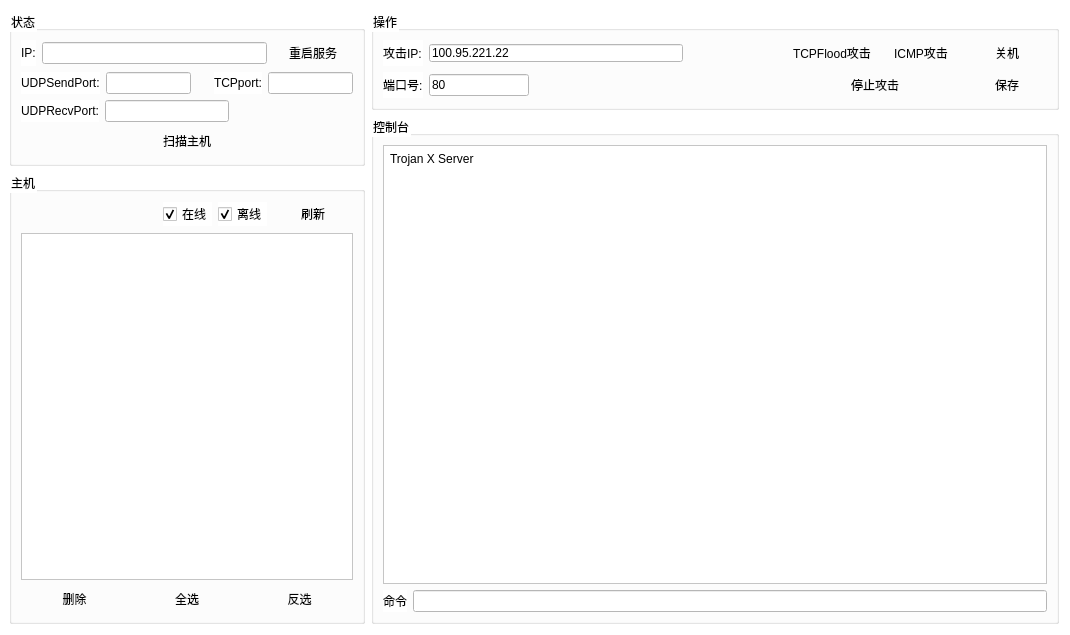
<?xml version="1.0" encoding="UTF-8"?>
<ui version="4.0">
 <class>Server</class>
 <widget class="QWidget" name="Server">
  <property name="geometry">
   <rect>
    <x>0</x>
    <y>0</y>
    <width>1070</width>
    <height>635</height>
   </rect>
  </property>
  <property name="windowTitle">
   <string>TrojanX Server_Gui</string>
  </property>
  <property name="styleSheet">
   <string notr="true">background-color:white;</string>
  </property>
  <layout class="QGridLayout" name="gridLayout_2" columnstretch="191,369">
   <property name="leftMargin">
    <number>9</number>
   </property>
   <item row="0" column="0">
    <layout class="QVBoxLayout" name="verticalLayout_2">
     <property name="spacing">
      <number>6</number>
     </property>
     <item>
      <widget class="QGroupBox" name="groupBox">
       <property name="title">
        <string>状态</string>
       </property>
       <layout class="QVBoxLayout" name="verticalLayout_4">
        <item>
         <layout class="QHBoxLayout" name="horizontalLayout_2">
          <item>
           <widget class="QLabel" name="label_4">
            <property name="text">
             <string>IP:</string>
            </property>
           </widget>
          </item>
          <item>
           <widget class="QLineEdit" name="ipInput"/>
          </item>
          <item>
           <widget class="QPushButton" name="pushButton">
            <property name="text">
             <string>重启服务</string>
            </property>
            <property name="default">
             <bool>true</bool>
            </property>
            <property name="flat">
             <bool>true</bool>
            </property>
           </widget>
          </item>
         </layout>
        </item>
        <item>
         <layout class="QHBoxLayout" name="horizontalLayout_6">
          <item>
           <widget class="QLabel" name="label_6">
            <property name="text">
             <string>UDPSendPort:</string>
            </property>
           </widget>
          </item>
          <item>
           <widget class="QLineEdit" name="usp"/>
          </item>
          <item>
           <spacer name="horizontalSpacer_3">
            <property name="orientation">
             <enum>Qt::Horizontal</enum>
            </property>
            <property name="sizeHint" stdset="0">
             <size>
              <width>40</width>
              <height>20</height>
             </size>
            </property>
           </spacer>
          </item>
          <item>
           <widget class="QLabel" name="label_7">
            <property name="text">
             <string>TCPport:</string>
            </property>
           </widget>
          </item>
          <item>
           <widget class="QLineEdit" name="tp"/>
          </item>
         </layout>
        </item>
        <item>
         <layout class="QHBoxLayout" name="horizontalLayout_7">
          <item>
           <widget class="QLabel" name="label_8">
            <property name="text">
             <string>UDPRecvPort:</string>
            </property>
           </widget>
          </item>
          <item>
           <widget class="QLineEdit" name="urp"/>
          </item>
          <item>
           <spacer name="horizontalSpacer_4">
            <property name="orientation">
             <enum>Qt::Horizontal</enum>
            </property>
            <property name="sizeHint" stdset="0">
             <size>
              <width>40</width>
              <height>20</height>
             </size>
            </property>
           </spacer>
          </item>
         </layout>
        </item>
        <item>
         <layout class="QHBoxLayout" name="horizontalLayout_3"/>
        </item>
        <item>
         <widget class="QPushButton" name="scanAll">
          <property name="text">
           <string>扫描主机</string>
          </property>
          <property name="default">
           <bool>true</bool>
          </property>
          <property name="flat">
           <bool>true</bool>
          </property>
         </widget>
        </item>
       </layout>
      </widget>
     </item>
     <item>
      <widget class="QGroupBox" name="groupBox_2">
       <property name="maximumSize">
        <size>
         <width>6000</width>
         <height>6000</height>
        </size>
       </property>
       <property name="title">
        <string>主机</string>
       </property>
       <layout class="QVBoxLayout" name="verticalLayout">
        <item>
         <layout class="QHBoxLayout" name="horizontalLayout_5">
          <item>
           <spacer name="horizontalSpacer">
            <property name="orientation">
             <enum>Qt::Horizontal</enum>
            </property>
            <property name="sizeHint" stdset="0">
             <size>
              <width>40</width>
              <height>20</height>
             </size>
            </property>
           </spacer>
          </item>
          <item>
           <widget class="QCheckBox" name="online_check">
            <property name="text">
             <string>在线</string>
            </property>
            <property name="checked">
             <bool>true</bool>
            </property>
           </widget>
          </item>
          <item>
           <widget class="QCheckBox" name="offline_check">
            <property name="text">
             <string>离线</string>
            </property>
            <property name="checked">
             <bool>true</bool>
            </property>
           </widget>
          </item>
          <item>
           <widget class="QPushButton" name="freshlist">
            <property name="text">
             <string>刷新</string>
            </property>
            <property name="default">
             <bool>true</bool>
            </property>
            <property name="flat">
             <bool>true</bool>
            </property>
           </widget>
          </item>
         </layout>
        </item>
        <item>
         <widget class="QListWidget" name="chickenlist">
          <property name="maximumSize">
           <size>
            <width>6000</width>
            <height>6000</height>
           </size>
          </property>
          <property name="contextMenuPolicy">
           <enum>Qt::CustomContextMenu</enum>
          </property>
         </widget>
        </item>
        <item>
         <layout class="QHBoxLayout" name="horizontalLayout">
          <item>
           <widget class="QPushButton" name="deletebutton">
            <property name="text">
             <string>删除</string>
            </property>
            <property name="default">
             <bool>true</bool>
            </property>
            <property name="flat">
             <bool>true</bool>
            </property>
           </widget>
          </item>
          <item>
           <widget class="QPushButton" name="all_button">
            <property name="enabled">
             <bool>true</bool>
            </property>
            <property name="text">
             <string>全选</string>
            </property>
            <property name="default">
             <bool>true</bool>
            </property>
            <property name="flat">
             <bool>true</bool>
            </property>
           </widget>
          </item>
          <item>
           <widget class="QPushButton" name="reverse_button">
            <property name="enabled">
             <bool>true</bool>
            </property>
            <property name="text">
             <string>反选</string>
            </property>
            <property name="default">
             <bool>true</bool>
            </property>
            <property name="flat">
             <bool>true</bool>
            </property>
           </widget>
          </item>
         </layout>
        </item>
       </layout>
      </widget>
     </item>
    </layout>
   </item>
   <item row="0" column="1">
    <layout class="QVBoxLayout" name="verticalLayout_6" stretch="0,0">
     <property name="spacing">
      <number>6</number>
     </property>
     <item>
      <widget class="QGroupBox" name="groupBox_3">
       <property name="title">
        <string>操作</string>
       </property>
       <layout class="QVBoxLayout" name="verticalLayout_3">
        <item>
         <layout class="QGridLayout" name="gridLayout">
          <item row="2" column="0">
           <widget class="QLabel" name="label_5">
            <property name="text">
             <string>端口号:</string>
            </property>
           </widget>
          </item>
          <item row="0" column="6">
           <widget class="QPushButton" name="shutdownButton">
            <property name="text">
             <string>关机</string>
            </property>
            <property name="default">
             <bool>true</bool>
            </property>
            <property name="flat">
             <bool>true</bool>
            </property>
           </widget>
          </item>
          <item row="2" column="6">
           <widget class="QPushButton" name="saveButton">
            <property name="text">
             <string>保存</string>
            </property>
            <property name="default">
             <bool>true</bool>
            </property>
            <property name="flat">
             <bool>true</bool>
            </property>
           </widget>
          </item>
          <item row="0" column="1">
           <widget class="QLineEdit" name="attack_ip">
            <property name="maximumSize">
             <size>
              <width>16777215</width>
              <height>16777215</height>
             </size>
            </property>
            <property name="styleSheet">
             <string notr="true">margin-right:100px;</string>
            </property>
            <property name="text">
             <string>100.95.221.22</string>
            </property>
           </widget>
          </item>
          <item row="0" column="0">
           <widget class="QLabel" name="label">
            <property name="text">
             <string>攻击IP:</string>
            </property>
           </widget>
          </item>
          <item row="2" column="1">
           <widget class="QLineEdit" name="attack_port">
            <property name="maximumSize">
             <size>
              <width>100</width>
              <height>16777215</height>
             </size>
            </property>
            <property name="text">
             <string>80</string>
            </property>
           </widget>
          </item>
          <item row="0" column="5">
           <widget class="QPushButton" name="icmpButton">
            <property name="text">
             <string>ICMP攻击</string>
            </property>
            <property name="default">
             <bool>true</bool>
            </property>
            <property name="flat">
             <bool>true</bool>
            </property>
           </widget>
          </item>
          <item row="2" column="2" colspan="4">
           <widget class="QPushButton" name="stopbutton">
            <property name="text">
             <string>停止攻击</string>
            </property>
            <property name="default">
             <bool>true</bool>
            </property>
            <property name="flat">
             <bool>true</bool>
            </property>
           </widget>
          </item>
          <item row="0" column="2" colspan="3">
           <widget class="QPushButton" name="tcpfloodbutton">
            <property name="text">
             <string>TCPFlood攻击</string>
            </property>
            <property name="default">
             <bool>true</bool>
            </property>
            <property name="flat">
             <bool>true</bool>
            </property>
           </widget>
          </item>
         </layout>
        </item>
       </layout>
      </widget>
     </item>
     <item>
      <widget class="QGroupBox" name="groupBox_4">
       <property name="title">
        <string>控制台</string>
       </property>
       <layout class="QVBoxLayout" name="verticalLayout_5">
        <item>
         <widget class="QTextBrowser" name="logbrow">
          <property name="html">
           <string>&lt;!DOCTYPE HTML PUBLIC &quot;-//W3C//DTD HTML 4.0//EN&quot; &quot;http://www.w3.org/TR/REC-html40/strict.dtd&quot;&gt;
&lt;html&gt;&lt;head&gt;&lt;meta name=&quot;qrichtext&quot; content=&quot;1&quot; /&gt;&lt;style type=&quot;text/css&quot;&gt;
p, li { white-space: pre-wrap; }
&lt;/style&gt;&lt;/head&gt;&lt;body style=&quot; font-family:'SimSun'; font-size:9pt; font-weight:400; font-style:normal;&quot;&gt;
&lt;table border=&quot;0&quot; style=&quot; margin-top:0px; margin-bottom:0px; margin-left:0px; margin-right:0px;&quot; width=&quot;100%&quot; cellspacing=&quot;2&quot; cellpadding=&quot;0&quot; bgcolor=&quot;#ffffff&quot;&gt;
&lt;tr&gt;
&lt;td&gt;
&lt;p style=&quot; margin-top:12px; margin-bottom:0px; margin-left:0px; margin-right:0px; -qt-block-indent:0; text-indent:0px;&quot;&gt;&lt;span style=&quot; font-family:'Courier New';&quot;&gt;Trojan X Server &lt;/span&gt;&lt;/p&gt;&lt;/td&gt;&lt;/tr&gt;&lt;/table&gt;&lt;/body&gt;&lt;/html&gt;</string>
          </property>
         </widget>
        </item>
        <item>
         <layout class="QHBoxLayout" name="horizontalLayout_4">
          <item>
           <widget class="QLabel" name="label_2">
            <property name="text">
             <string>命令</string>
            </property>
           </widget>
          </item>
          <item>
           <widget class="QLineEdit" name="cmdEdit"/>
          </item>
         </layout>
        </item>
       </layout>
      </widget>
     </item>
    </layout>
   </item>
  </layout>
 </widget>
 <resources/>
 <connections/>
</ui>
